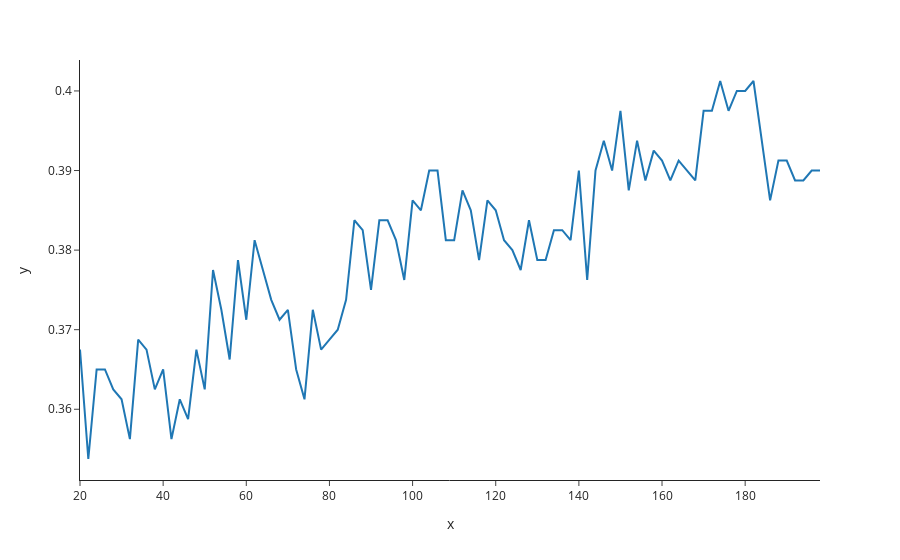

Notebook code cell kept with this figure:
### Code cell
px.line(x=k_values, y=scores)
